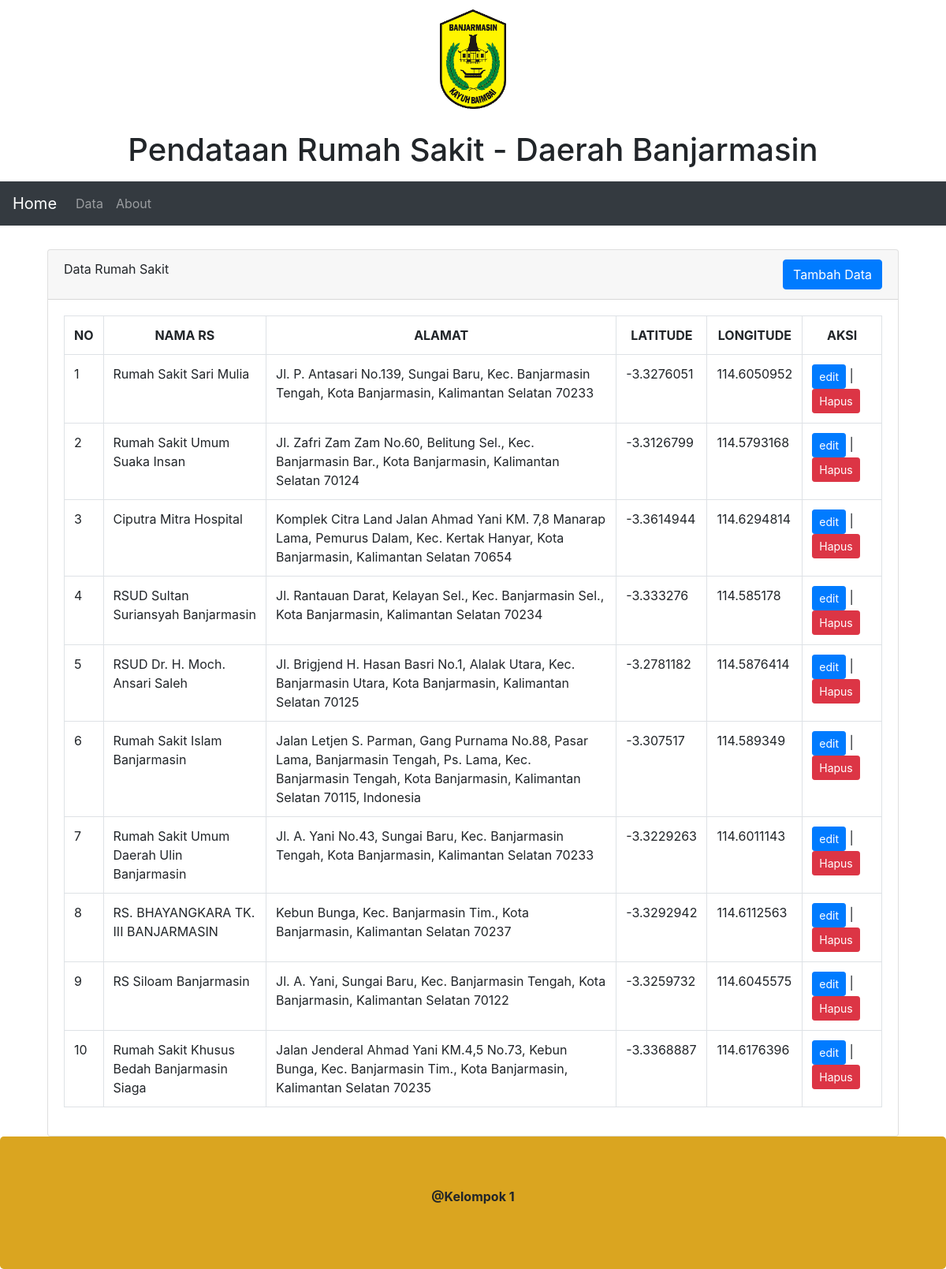
The app's page /data.php with its own data.
### tables this page shows
CREATE TABLE `datamap` (
  `id` int(11) NOT NULL,
  `nama_rs` varchar(100) NOT NULL,
  `alamat` text NOT NULL,
  `latitude` varchar(50) NOT NULL,
  `longitude` varchar(50) NOT NULL
);

### data.php (the view, shortened to what this page needs)
<!DOCTYPE html>
<html lang="en">
<head>
    <link rel="stylesheet" href="https://maxcdn.bootstrapcdn.com/bootstrap/4.5.2/css/bootstrap.min.css">
</head>
<body>
    <div class="text-center" style="margin-bottom:0">
        <img src="img/Logo.png" alt="">
        <p>
        <h1>Pendataan Rumah Sakit - Daerah Banjarmasin</h1>
        </p>
    </div>
    <nav class="navbar navbar-expand-sm bg-dark navbar-dark">
        <a class="navbar-brand" href="index.php">Home</a>
        <div class="collapse navbar-collapse" id="collapsibleNavbar">
            <ul class="navbar-nav">
                <li class="nav-item">
                    <a class="nav-link" href="data.php">Data</a>
                </li>
                <li class="nav-item">
                    <a class="nav-link" href="about.php">About</a>
                </li>
            </ul>
        </div>
    </nav>
    <div class="container" style="margin-top:30px">
        <div class="container">
    <div class="row justify-content-center">
        <div class="col-sm-12">
            <div class="card">
                <div class="card-header">
                    Data Rumah Sakit
                    <a href="create.php" class="btn btn-md btn-primary float-right">Tambah Data</a>
                </div>
                <div class="card-body">
                   <div class="table-responsive">
                    <table class="table table-bordered">
                        <tr align="center">
                            <th>NO</th>
                            <th>NAMA RS</th>
                            <th>ALAMAT</th>
                            <th>LATITUDE</th>
                            <th>LONGITUDE</th>
                            <th>AKSI</th>
                        </tr>
                        <?php
                            include "koneksi.php";
                            $no =1;
                            $tampil = mysqli_query($koneksi, "SELECT * FROM datamap");
                            while($data=mysqli_fetch_array($tampil))
                            {
                        ?>
                        <tr>
                            <td> <?php echo $no++; ?> </td>
                            <td> <?php echo $data['nama_rs']; ?> </td>
                            <td> <?php echo $data['alamat']; ?> </td>
                            <td> <?php echo $data['latitude']; ?> </td>
                            <td> <?php echo $data['longitude']; ?> </td>
                            <td>
                                <a href="edit.php?id=<?php echo $data['id']; ?>" class="btn btn-sm btn-primary">edit</a> |
                                <a href="delete.php?id=<?php echo $data['id']; ?>" class="btn btn-sm btn-danger">Hapus</a>
                            </td>
                        </tr>
                        <?php } ?>
                    </table>
                   </div>
                </div>
            </div>
        </div>
    </div>
</div>
    </div>
    <div class="jumbotron text-center" style="margin-bottom:0">
        <p><b>@Kelompok 1</b></p>
    </div>
</body>
</html>

### data.php (style rules this page uses)
img { height: 150px; }
.jumbotron { background-color: #DAA520; }

### records on screen
datamap: nama_rs "Rumah Sakit Sari Mulia", alamat "Jl. P. Antasari No.139, Sungai Baru, Kec. Banjarmasin Tengah, Kota Banjarmasin, Kalimantan Selatan 70233", latitude "-3.3276051", longitude "114.6050952"
datamap: nama_rs "Rumah Sakit Umum Suaka Insan", alamat "Jl. Zafri Zam Zam No.60, Belitung Sel., Kec. Banjarmasin Bar., Kota Banjarmasin, Kalimantan Selatan 70124", latitude "-3.3126799", longitude "114.5793168"
datamap: nama_rs "Ciputra Mitra Hospital", alamat "Komplek Citra Land Jalan Ahmad Yani KM. 7,8 Manarap Lama, Pemurus Dalam, Kec. Kertak Hanyar, Kota Banjarmasin, Kalimantan Selatan 70654", latitude "-3.3614944", longitude "114.6294814"
datamap: nama_rs "RSUD Sultan Suriansyah Banjarmasin", alamat "Jl. Rantauan Darat, Kelayan Sel., Kec. Banjarmasin Sel., Kota Banjarmasin, Kalimantan Selatan 70234", latitude "-3.333276", longitude "114.585178"
datamap: nama_rs "RSUD Dr. H. Moch. Ansari Saleh", alamat "Jl. Brigjend H. Hasan Basri No.1, Alalak Utara, Kec. Banjarmasin Utara, Kota Banjarmasin, Kalimantan Selatan 70125", latitude "-3.2781182", longitude "114.5876414"
datamap: nama_rs "Rumah Sakit Islam Banjarmasin", alamat "Jalan Letjen S. Parman, Gang Purnama No.88, Pasar Lama, Banjarmasin Tengah, Ps. Lama, Kec. Banjarmasin Tengah, Kota Banjarmasin, Kalimantan Selatan 70115, Indonesia", latitude "-3.307517", longitude "114.589349"
datamap: nama_rs "Rumah Sakit Umum Daerah Ulin Banjarmasin", alamat "Jl. A. Yani No.43, Sungai Baru, Kec. Banjarmasin Tengah, Kota Banjarmasin, Kalimantan Selatan 70233", latitude "-3.3229263", longitude "114.6011143"
datamap: nama_rs "RS. BHAYANGKARA TK. III BANJARMASIN", alamat "Kebun Bunga, Kec. Banjarmasin Tim., Kota Banjarmasin, Kalimantan Selatan 70237", latitude "-3.3292942", longitude "114.6112563"
datamap: nama_rs "RS Siloam Banjarmasin", alamat "Jl. A. Yani, Sungai Baru, Kec. Banjarmasin Tengah, Kota Banjarmasin, Kalimantan Selatan 70122", latitude "-3.3259732", longitude "114.6045575"
datamap: nama_rs "Rumah Sakit Khusus Bedah Banjarmasin Siaga", alamat "Jalan Jenderal Ahmad Yani KM.4,5 No.73, Kebun Bunga, Kec. Banjarmasin Tim., Kota Banjarmasin, Kalimantan Selatan 70235", latitude "-3.3368887", longitude "114.6176396"
